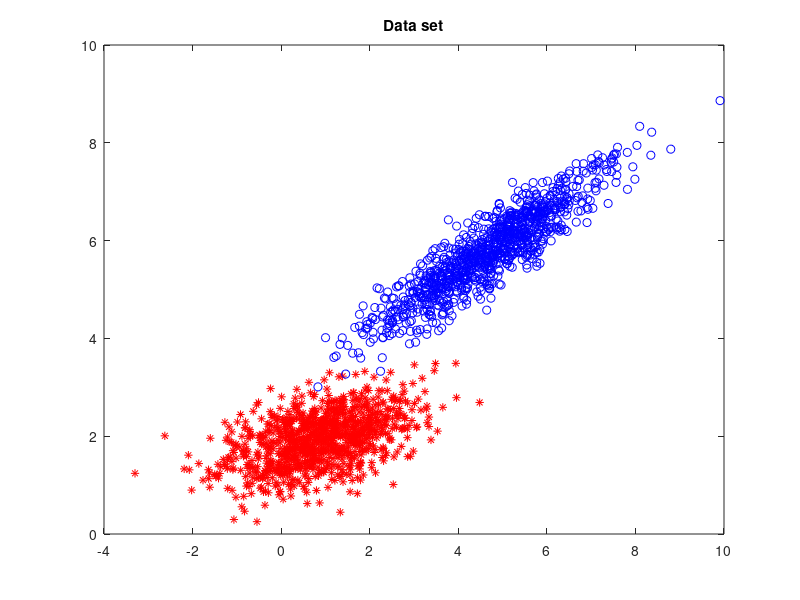

Write MATLAB code to recreate this figure. (Note: this script raises an error after producing the figure.)
% Pattern recognition - Homework 3
% Linear classifier - First, second and third iterative procedure. 

% Generates 100 points from each of the 2 classes. Classes are linearly
% separable and have normal distribution. 
% A linear classifier is calculated using first iterative procedure. A
% dependency of error based on parameter s is plotted. Optimal s is found
% and a classifier is calculated and plotted based on it. 
% A linear classifier is calculated using second iterative procedure. A
% dependency of error based on parameter s is plotted. Optimal s is found
% and a classifier is calculated and plotted based on it. 
% A linear classifier is calculated using second iterative procedure. A
% dependency of error based on parameter s is plotted. Optimal s is found
% and a classifier is calculated and plotted based on it. 

% January, 2019
% Savic Jovana 2013/243

close all
clear all

%%%%%%%%%%%%%%%%%%%%%%%%%%%%%%%%%%%%%%%%%%%%%%%%%%%%%%%%%%%%%%%%%%%%%%%%%%%

% Generate 500 points from each of two 2-dimensional classes. 
% Probability density functions are defined as:
% f1(X) = N(M1, S1)
% f2(X) = N(M2, S2)

N = 1000;

M1 = [0.8 1.9]';
M2 = [4.7 5.8]';

S1 = [1 0.7; 0.3 0.5]; 
S2 = [1.3 1.5; 0.8 1.1]; 

P1 = 0.5; P2 = 0.5;

% Apply color transform.
[F1, L1] = eig(S1);
[F2, L2] = eig(S2); 

T1 = F1 * L1^(1/2); 
T2 = F2 * L2^(1/2); 

% Generate first class' data points.
for i = 1:N
    X1(:,i) = T1*randn(2,1)+M1;
end

% Generate second class' data points.
for i = 1:N
    X2(:,i) = T2*randn(2,1)+M2;
end

% Plot data points
figure(1)
plot(X1(1,:),X1(2,:),'r*');
title('Data set');
hold on
plot(X2(1,:), X2(2,:), 'bo');
hold off

%%%%%%%%%%%%%%%%%%%%%%%%%%%%%%%%%%%%%%%%%%%%%%%%%%%%%%%%%%%%%%%%%%%%%%%%%%%
% First iterative procedure.
%%%%%%%%%%%%%%%%%%%%%%%%%%%%%%%%%%%%%%%%%%%%%%%%%%%%%%%%%%%%%%%%%%%%%%%%%%%

S1 = cov(X1');
S2 = cov(X2');
M1 = mean(X1')';
M2 = mean(X2')';

s = 0:0.001:1;
error = zeros(size(s));
for i=1:length(s)
    % Find vector V.
    V = getV(s(i), M1, M2, S1, S2); 
    % Find other params.
    [var1, var2, v0, eta1, eta2] = findParams(V, M1, M2, S1, S2, s(i));  
    % Find error.
    error(i) = integralError(eta1, sqrt(var1), eta2, sqrt(var2), P1, P2);
end

%Plot error dependency on s.
figure(2),
plot(s, error), title('First iterative procedure : Error dependency'),
xlabel('s'), ylabel('$$\varepsilon$$ (s)', 'Interpreter','latex');

%Find optimal s and parameters that correspond to it.
[e_min ind] = min(error);
s_opt = s(ind);

% Find vector V.
V = getV(s_opt, M1, M2, S1, S2);  
% Find other params.
[var1, var2, v0, eta1, eta2] = findParams(V, M1, M2, S1, S2, s_opt);  

% Plot classifer. 
x=-4:0.1:12;
y=-2:0.1:10;
h=zeros(length(x),length(y));
for i=1:length(x)
    X=[x(i)*ones(1,length(y));y];
    h(i,:)=V'*X+v0;
end

figure(1);
hold on
contour(x,y,h',[0 0],'black');
hold off

%%%%%%%%%%%%%%%%%%%%%%%%%%%%%%%%%%%%%%%%%%%%%%%%%%%%%%%%%%%%%%%%%%%%%%%%%%%
% Second iterative procedure.
%%%%%%%%%%%%%%%%%%%%%%%%%%%%%%%%%%%%%%%%%%%%%%%%%%%%%%%%%%%%%%%%%%%%%%%%%%%

s = 0:0.001:1;
error = zeros(size(s));
for i=1:length(s)
    % Find vector V.
    V = getV(s(i), M1, M2, S1, S2); 
    % Find v0 limits.
    [v0_begin, v0_end] = v0Limits(V, X1, X2);
    % Find optimal v0.
    [v0_opt, e_min] = findOptimalv0(v0_begin, v0_end, X1, X2, V);
    error(i) = findErrors(V, v0_opt, X1, X2);
end

%Plot error dependency on s.
figure,
plot(s, error), title('Second iterative procedure : Error dependency');
xlabel('s'), ylabel('$$\varepsilon$$ (s)', 'Interpreter','latex');

%Find optimal s and plot classifier.
[e_min ind] = min(error);
s_opt = s(ind);

V = getV(s_opt, M1, M2, S1, S2); 
var1 = (V')*S1*V;
var2 = (V')*S2*V;
% Find v0.
v0 = -(s*var1*(V'*M2)+(1-s)*var2*(V'*M1))/(s*var1+(1-s)*var2);

% Plot classifer. 
x=-4:0.1:12;
y=-2:0.1:10;
h=zeros(length(x),length(y));
for i=1:length(x)
    X=[x(i)*ones(1,length(y));y];
    h(i,:)=V'*X+v0;
end

figure(1);
hold on
contour(x,y,h',[0 0],'m');
hold off

%%%%%%%%%%%%%%%%%%%%%%%%%%%%%%%%%%%%%%%%%%%%%%%%%%%%%%%%%%%%%%%%%%%%%%%%%%%
% Third iterative procedure.
%%%%%%%%%%%%%%%%%%%%%%%%%%%%%%%%%%%%%%%%%%%%%%%%%%%%%%%%%%%%%%%%%%%%%%%%%%%

N_training = round(0.8*N); %Take 80% as training set. The rest is test set.
X1_training = X1(:,1:N_training); X1_test = X1(:,N_training+1:end);
X2_training = X2(:,1:N_training); X2_test = X2(:,N_training+1:end);

% Estimate expected values and covariance matrices on traning set.
S1 = cov(X1_training');
S2 = cov(X2_training');
M1 = mean(X1_training')';
M2 = mean(X2_training')';

s = 0:0.001:1;
error = zeros(size(s));
for i=1:length(s)
    % Find vector V.
    V = getV(s(i), M1, M2, S1, S2); 
    % Find v0 limits.
    [v0_begin, v0_end] = v0Limits(V, X1_training, X2_training);
    % Find optimal v0.
    [v0_opt, e_min] = findOptimalv0(v0_begin, v0_end, X1_training, X2_training, V);
    error(i) = findErrors(V, v0_opt, X1_test, X2_test);
end

%Plot error dependency on s.
figure,
plot(s, error), title('Third iterative procedure : Error dependency');
xlabel('s'), ylabel('$$\varepsilon$$ (s)', 'Interpreter','latex');

%Find optimal s and plot classifier.
[e_min ind] = min(error);
s_opt = s(ind);

V = getV(s_opt, M1, M2, S1, S2); 
var1 = (V')*S1*V;
var2 = (V')*S2*V;
% Find v0.
v0 = -(s*var1*(V'*M2)+(1-s)*var2*(V'*M1))/(s*var1+(1-s)*var2);

% Plot classifer. 
x=-4:0.1:12;
y=-2:0.1:10;
h=zeros(length(x),length(y));
for i=1:length(x)
    X=[x(i)*ones(1,length(y));y];
    h(i,:)=V'*X+v0;
end

figure(1);
hold on
contour(x,y,h',[0 0],'green');
legend('class1', 'class2', 'First procedure', 'Second procedure', 'Third procedure');
hold off

%%%%%%%%%%%%%%%%%%%%%%%%%%%%%%%%%%%%%%%%%%%%%%%%%%%%%%%%%%%%%%%%%%%%%%%%%%%
% Helper functions - first iterative procedure. 

function V = getV(s, M1, M2, S1, S2)
%   Finds value of vector V for given expected value vectors and covariance
%   matrices as defined in first iterative procedure.

    V = inv(s*S1+(1-s)*S2)*(M2-M1);
end

function [var1, var2, v0, eta1, eta2] = findParams(V, M1, M2, S1, S2, s)
%   Finds sigmas squared, v0 and etas for given vector V, expected value
%   vector M, covariance matrix S and parameter s as defined in first iterative
%   procedure.

    var1 = V'*S1*V;
    var2 = V'*S2*V;
    
    v0 = -(s*var1*(V'*M2)+(1-s)*var2*(V'*M1))/(s*var1+(1-s)*var2);
    
    eta1 = V'*M1+v0;
    eta2 = V'*M2+v0;
   
end

function eps = integralError(eta1, sigma1, eta2, sigma2, P1, P2)
%   Finds error by calculating integral as defined in first iterative
%   procedure.

    eps1 = 1 - normcdf(-eta1/sigma1);
    eps2 = normcdf(-eta2/sigma2);
    
    eps = P1*eps1+P2*eps2;
    
end

%%%%%%%%%%%%%%%%%%%%%%%%%%%%%%%%%%%%%%%%%%%%%%%%%%%%%%%%%%%%%%%%%%%%%%%%%%%
% Helper functions - second and third iterative procedure.

function [v_begin, v_end] = v0Limits(V, X1, X2)
%   Finds upper and lower limit of v0 for given vector V and sample sets X1
%   and X2. Used for third iterative procedure.

    N = size(X1,2); %Preallocate for speed.
    y1 = zeros([N 1]); 
    y2 = zeros([N 1]);
    
    for i=1:N
        y1(i) = V'*X1(:,i);
        y2(i) = V'*X2(:,i);
    end
    
    v_begin = -max(max(y1), max(y2));
    v_end = - min(min(y1), min(y2));
    
end

function [v0_opt, e_min]= findOptimalv0(v0_begin, v0_end, X1, X2, V)
%   Finds optimal v0 for given test set X1 and X2 and vector V. Checks
%   values between v0_begin and v0_end.  

    N = size(X1,2); %Preallocate for speed.
    y1 = zeros([N 1]); 
    y2 = zeros([N 1]);

    for i=1:N
        y1(i) = V'*X1(:,i);
        y2(i) = V'*X2(:,i);
    end
    
    v0_delta = (v0_end-v0_begin)/1000;
    v0 = v0_begin:v0_delta:v0_end;  
    for i = 1:size(v0, 2)
        error(i) = sum(y1 >= -v0(i)) + sum(y2 <= -v0(i));
    end
    
    [e_min, ind] = min(error);
    v0_opt = v0(ind);
end

function  error = findErrors(V, v0, X1, X2)
%   Finds the number of data points in test sets that have been wrongly
%   classified for given V and v0. Used in third iterative procedure.
    
    N = size(X1,2); %Preallocate for speed.
    y1 = zeros([N 1]); 
    y2 = zeros([N 1]);

    for i=1:N
        y1(i) = V'*X1(:,i);
        y2(i) = V'*X2(:,i);
    end

    error = sum(y1 >= -v0) + sum(y2 <= -v0);
end